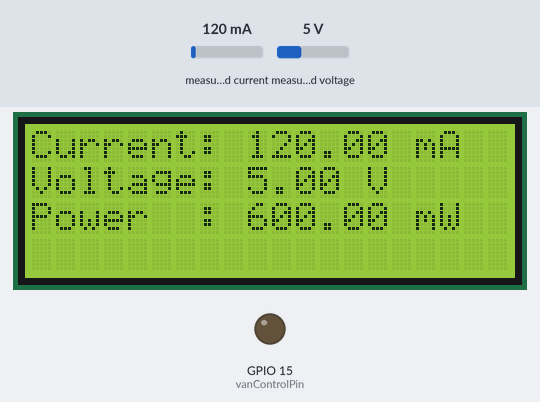
Bench run of a sketch on a simulated ESP32. On the bench: 20×4 character LCD, output pins drawn as LEDs (lit = HIGH). The inputs (shaded band) are chosen by the test bench; at power-on: measured current 120 mA, measured voltage 5 V. WiFi joins after 1.5 s; servers stay silent unless stated; what the sketch prints to the serial monitor is not drawn.

Above: at 5.0 s.
5.1 s: measured current set to 95 mA
At 7.1 s:
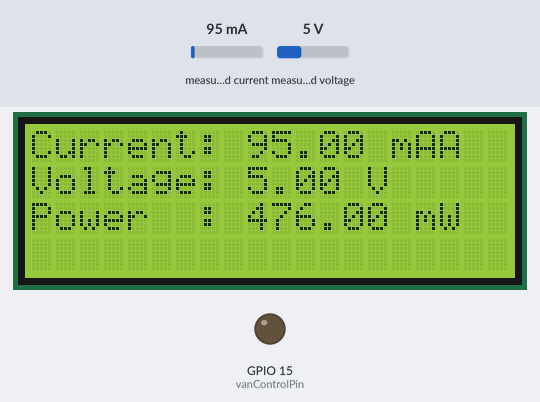
7.4 s: measured current set to 80 mA
At 9.2 s:
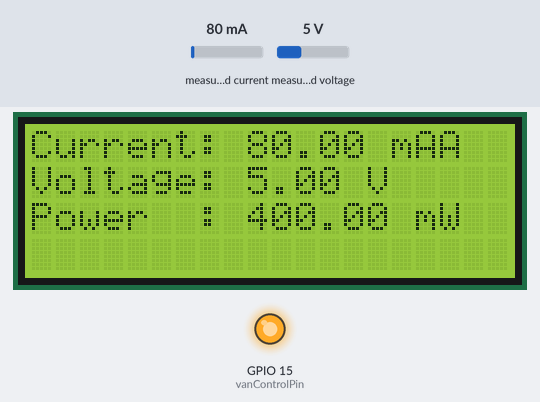
9.5 s: measured voltage set to 0.3 V
At 10.6 s:
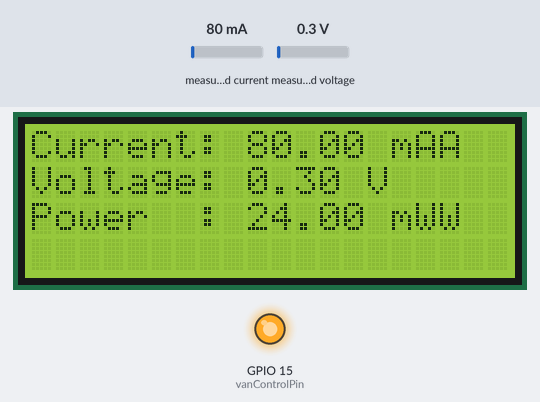
11.6 s: measured current set to 500 mA
At 12.9 s:
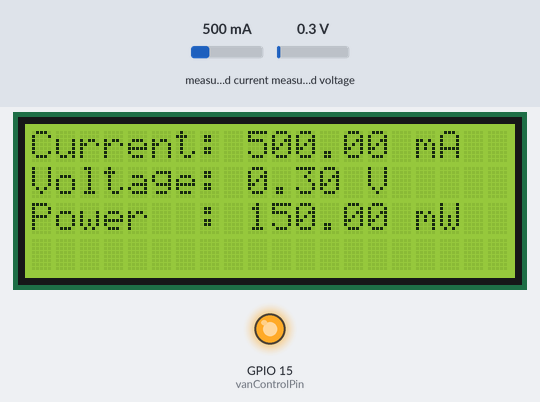
Timing chart, 0 to 14.6 s (numbered marks = the images above; inputs shaded):
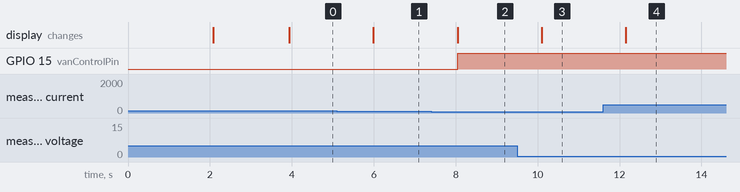

The sketch:

Lcd-Blynk.ino
```cpp
#include <Wire.h>
#include <Adafruit_INA219.h>
#include <hd44780.h>
#include <hd44780ioClass/hd44780_I2Cexp.h>
#include <BlynkSimpleEsp32.h>

// Blynk Auth Token
char auth[] = "CGByGKJrXStrORZl0P9404vMlhSvupvD";

// WiFi credentials
char ssid[] = "Adam";
char pass[] = "adam1234";

// INA219
Adafruit_INA219 ina219;

// LCD I2C
hd44780_I2Cexp lcd;

// Energy variables
float current_mA;
float power_mW;
float voltage_V;

bool vanStatus = false;  // État initial du van (éteint)
const int vanControlPin = 15;  // Broche de contrôle du van

void setup() {
  lcd.begin(20, 4);  // Utilisez 20 colonnes et 4 lignes pour l'écran LCD 2004
  lcd.print("Initializing...");
  delay(2000);
  lcd.clear();

  pinMode(vanControlPin, OUTPUT);
  digitalWrite(vanControlPin, LOW);

  Serial.begin(115200);

  // Connect to WiFi
  Blynk.begin(auth, ssid, pass);

  // Initialize INA219
  if (!ina219.begin()) {
    Serial.println("Failed to find INA219 chip");
    while (1) {
      delay(10);
    }
  }

  Serial.println("Measuring current, voltage, and power with INA219...");
}

void loop() {
  // Read current, voltage, and power values from INA219
  current_mA = ina219.getCurrent_mA();
  power_mW = ina219.getPower_mW();
  voltage_V = ina219.getBusVoltage_V();

  // Send current and power values to Blynk app
  Blynk.virtualWrite(V0, current_mA);
  Blynk.virtualWrite(V1, power_mW);
  Blynk.virtualWrite(V2, voltage_V);

  // Display current, voltage, and power values on LCD
  lcd.setCursor(0, 0);
  lcd.print("Current: " + String(current_mA) + " mA");
  lcd.setCursor(0, 1);
  lcd.print("Voltage: " + String(voltage_V) + " V");
  lcd.setCursor(0, 2);
  lcd.print("Power  : " + String(power_mW) + " mW");

  // Control the van based on power value
  if (power_mW < 450 && !vanStatus) {
    digitalWrite(vanControlPin, HIGH);  // Allumer le van
    vanStatus = true;  // Mettre à jour l'état du van (allumé)
  } else if (power_mW >= 450 && vanStatus) {
    digitalWrite(vanControlPin, LOW);  // Éteindre le van
    vanStatus = false;  // Mettre à jour l'état du van (éteint)
  }

  Blynk.run();
  delay(2000);
}
```

Measured:
- the behaviour switches between 90 and 89 mA on measured current (found by bisection; images 1 and 2)
- after the input at 5.1 s, the display: changes after 0.89 s (image 1)
- after the input at 7.4 s, GPIO 15 (vanControlPin): LOW → HIGH after 0.65 s; the display: changes after 0.65 s (image 2)
- after the input at 9.5 s, the display: changes after 0.60 s (image 3)
- after the input at 11.6 s, the display: changes after 0.56 s (image 4)
